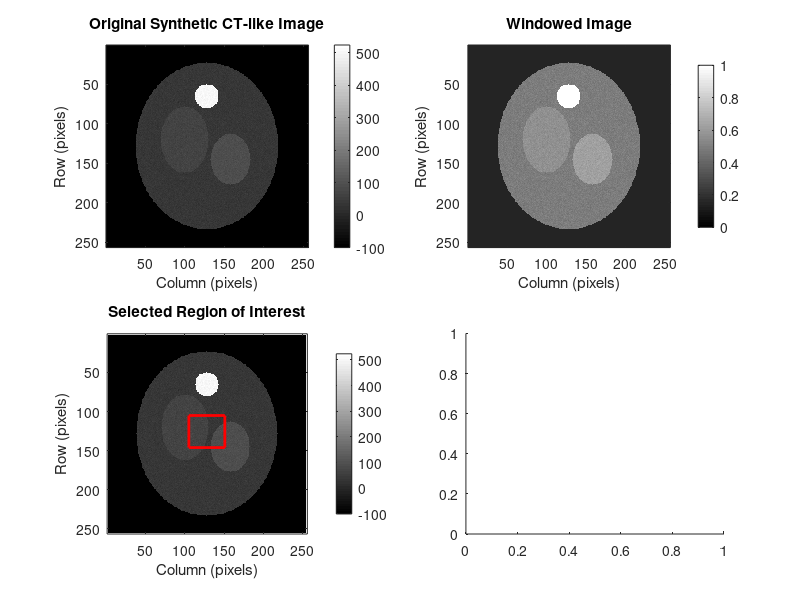

Reproduce this figure in MATLAB. (Note: this script raises an error after producing the figure.)
%% EXPERIMENT 4 - DICOM IMAGE ANALYSIS
% Generates a synthetic CT-like image, saves and reloads it,
% performs windowing, selects an ROI and calculates statistics.
% This educational example does not use a real patient scan.

clear;
close all;
clc;

%% 1. GENERATE INPUT IMAGE
fprintf('EXPERIMENT 4: DICOM IMAGE ANALYSIS\n');

imageSize = 256;
[X, Y] = meshgrid(1:imageSize, 1:imageSize);

% Synthetic CT-like background in approximate Hounsfield Units (HU)
ctImage = -100 * ones(imageSize, imageSize);

% Body region
bodyMask = ((X - 128).^2 / 90^2 + ...
            (Y - 128).^2 / 105^2) <= 1;
ctImage(bodyMask) = 35;

% Simulated internal tissue regions
organ1 = ((X - 100).^2 / 30^2 + ...
          (Y - 120).^2 / 42^2) <= 1;
ctImage(organ1) = 65;

organ2 = ((X - 158).^2 / 25^2 + ...
          (Y - 145).^2 / 32^2) <= 1;
ctImage(organ2) = 90;

% Simulated high-density region
bone1 = ((X - 128).^2 + (Y - 65).^2) <= 15^2;
ctImage(bone1) = 500;

% Add small random variation
rng(4);
noise = 8 * randn(imageSize, imageSize);
ctImage(bodyMask) = ctImage(bodyMask) + noise(bodyMask);

% Example image metadata (educational values)
pixelSpacing = [0.7 0.7];   % mm per pixel
sliceThickness = 1.0;       % mm
rescaleSlope = 1;
rescaleIntercept = 0;

% Save input data
save('dicom_sample.mat', 'ctImage', 'pixelSpacing', ...
    'sliceThickness', 'rescaleSlope', 'rescaleIntercept');

fprintf('Synthetic input saved as dicom_sample.mat\n');

%% 2. LOAD INPUT IMAGE
S = load('dicom_sample.mat');

storedImage = double(S.ctImage);
pixelSpacing = S.pixelSpacing;
sliceThickness = S.sliceThickness;
rescaleSlope = S.rescaleSlope;
rescaleIntercept = S.rescaleIntercept;

% Convert stored pixel values to HU
HU = storedImage * rescaleSlope + rescaleIntercept;

fprintf('\n===== IMAGE INFORMATION =====\n');
fprintf('Image dimensions: %d x %d pixels\n', ...
    size(HU,1), size(HU,2));
fprintf('Pixel spacing: %.2f x %.2f mm\n', ...
    pixelSpacing(1), pixelSpacing(2));
fprintf('Slice thickness: %.2f mm\n', sliceThickness);
fprintf('Minimum intensity: %.2f HU\n', min(HU(:)));
fprintf('Maximum intensity: %.2f HU\n', max(HU(:)));

%% 3. DISPLAY ORIGINAL IMAGE
figure('Name','Experiment 4 - DICOM Image Analysis');

subplot(2,2,1);
imagesc(HU);
axis image;
colormap gray;
colorbar;
title('Original Synthetic CT-like Image');
xlabel('Column (pixels)');
ylabel('Row (pixels)');

%% 4. CT WINDOWING
% Example soft-tissue window
windowLevel = 40;      % HU
windowWidth = 400;     % HU

windowMin = windowLevel - windowWidth/2;
windowMax = windowLevel + windowWidth/2;

% Clip intensities to the selected window
windowedImage = min(max(HU, windowMin), windowMax);

% Scale intensities to the range 0 to 1
windowedImage = (windowedImage - windowMin) / windowWidth;

subplot(2,2,2);
imagesc(windowedImage, [0 1]);
axis image;
colormap gray;
colorbar;
title('Windowed Image');
xlabel('Column (pixels)');
ylabel('Row (pixels)');

%% 5. SELECT REGION OF INTEREST (ROI)
% Fixed rectangular ROI so the script runs without manual selection
rowStart = 105;
rowEnd = 145;
colStart = 105;
colEnd = 150;

ROI = HU(rowStart:rowEnd, colStart:colEnd);

% ROI mask for visualization
roiMask = false(size(HU));
roiMask(rowStart:rowEnd, colStart:colEnd) = true;

subplot(2,2,3);
imagesc(HU);
axis image;
colormap gray;
colorbar;
hold on;

% Draw ROI rectangle
rectangle('Position', ...
    [colStart, rowStart, colEnd-colStart+1, rowEnd-rowStart+1], ...
    'EdgeColor','r', 'LineWidth',2);

title('Selected Region of Interest');
xlabel('Column (pixels)');
ylabel('Row (pixels)');

%% 6. ROI STATISTICAL ANALYSIS
roiPixelCount = numel(ROI);
roiMean = mean(ROI(:));
roiStd = std(ROI(:));
roiMin = min(ROI(:));
roiMax = max(ROI(:));

% Approximate physical area of ROI
pixelArea = pixelSpacing(1) * pixelSpacing(2);
roiArea = roiPixelCount * pixelArea;

subplot(2,2,4);
histogram(ROI(:), 20);
title('Intensity Distribution Within ROI');
xlabel('Intensity (HU)');
ylabel('Pixel Count');
grid on;

%% 7. DISPLAY ROI STATISTICS
fprintf('\n===== ROI ANALYSIS =====\n');
fprintf('ROI rows: %d to %d\n', rowStart, rowEnd);
fprintf('ROI columns: %d to %d\n', colStart, colEnd);
fprintf('ROI pixel count: %d\n', roiPixelCount);
fprintf('Approximate ROI area: %.2f mm^2\n', roiArea);
fprintf('ROI mean intensity: %.2f HU\n', roiMean);
fprintf('ROI standard deviation: %.2f HU\n', roiStd);
fprintf('ROI minimum intensity: %.2f HU\n', roiMin);
fprintf('ROI maximum intensity: %.2f HU\n', roiMax);

%% 8. SAVE RESULTS
save('Exp4_results.mat', 'HU', 'windowedImage', 'ROI', ...
    'roiPixelCount', 'roiMean', 'roiStd', 'roiMin', 'roiMax', ...
    'roiArea', 'pixelSpacing', 'sliceThickness', ...
    'windowLevel', 'windowWidth');

fprintf('\nResults saved as Exp4_results.mat\n');
fprintf('Experiment 4 completed successfully.\n');
